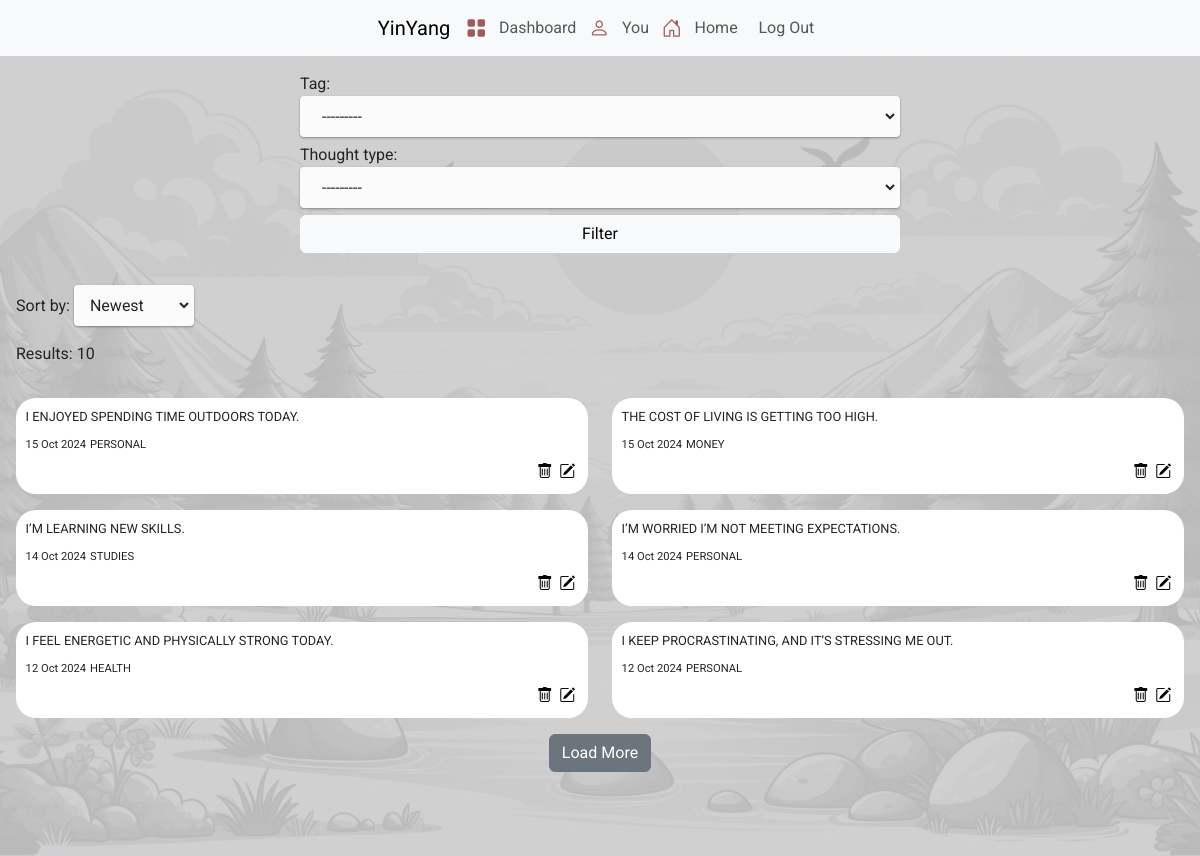
The page /dashboard/1/logs on the database its author committed.
### yinyang/models.py (models this page shows, shortened)
class Thought(models.Model):
    TAG = (('WORK', 'Work'),
           ('PERSONAL', 'Personal'),
           ('RELATIONSHIP', 'Relationship'),
           ('STUDIES', 'Studies'),
           ('MONEY', 'Money'),
           ('FAMILY', 'Family'),
           ('HEALTH', 'Health'))
    TYPE = (('NEGATIVE', 'Negative'),
            ('POSITIVE', 'Positive'))
    author = models.ForeignKey(User, on_delete=models.CASCADE, default=None, related_name="user")
    entry = models.CharField(max_length=250, blank=False, null=False)
    timestamp = models.DateTimeField(auto_now_add=True)
    tag = models.CharField(max_length=50, choices=TAG, default="PERSONAL")
    thought_type = models.CharField(max_length=50, choices=TYPE, default="NEGATIVE")
    edited = models.BooleanField(default=False)

### yinyang/views.py (the view, shortened to what this page needs)
# urls.py: path("dashboard/<int:id>/logs", views.logs_view, name='logs_view'),
def logs_view(request, id):
    user = User.objects.get(pk=id)
    all_logs = Thought.objects.filter(author=user).order_by("-timestamp")
    sort = request.GET.get('sort', 'newest')
    if sort == 'newest':
        all_logs = all_logs.order_by("-timestamp")
    else:
        all_logs = all_logs.order_by("timestamp")
    f = ThoughtFilter(request.GET, queryset=all_logs)
    tag_choices = list(Thought._meta.get_field("tag").choices)
    paginator = Paginator(f.qs, 6)
    page_number = request.GET.get("page", 1)
    page_obj = paginator.get_page(page_number)
    return render(request, "yinyang/logs.html", {
        "user": user,
        "all_logs": all_logs,
        "filter": f,
        "page_obj": page_obj,
        "tag_choices": tag_choices
    })

### yinyang/templates/yinyang/logs.html (shortened to what this page needs)
{% extends "yinyang/layout.html" %}
{% load static %}
{% block body %}
<div id="logs-wrapper">
  <div id="logs-flex">
    <div class="filter-form-flex">
      <form  id="filter-form" method="GET">
        {{ filter.form.as_p }}
        <input class="btn btn-light" type="submit" value="Filter" />
      </form>
    </div>
    <div>
      <span>Sort by:</span>
      <select name="sort" id="sort-select">
        <option value="newest">Newest</option>
      </select>
    </div>
    <div>
      <p class="total-logs-num">Results: {{ page_obj.paginator.count }}</p>
    </div>
    <div id="logs-container">
      {% if page_obj %}
        {% for obj in page_obj %}
          <div id="log-{{ obj.id }}" class="single-log" data-log-id="{{ obj.id }}">
            <p class="log-entry log-entry-{{ obj.id }}">{{ obj.entry }}</p>
            <div>
              <span>{{ obj.timestamp|date:"d M Y" }}</span>
              <span id="tag-{{ obj.id }}">{{ obj.tag }}</span>
            </div>
            <div>
              {% if obj.author == user %}
              <button class="edit-button" data-log-id="{{ obj.id }}">
                <i class="bi bi-pencil-square"></i>
              </button>
              <button class="delete-log-btn" data-log-id="{{ obj.id }}">
                <i class="bi bi-trash"></i>
              </button>
            {% endif %}
            </div>
          </div>
        {% endfor %}
      {% else %}
        <div>No matches found</div>
      {% endif %}
    </div>
    <div class="load-btn">
      {% if page_obj.has_next %}
        <button class="btn btn-secondary" id="load-more-btn" data-page="{{ page_obj.number }}">
          Load More
        </button>
      {% endif %}
    </div>
  </div>
</div>
{% endblock %}

### yinyang/templates/yinyang/layout.html (shortened to what this page needs)
{% load static %}
<!DOCTYPE html>
<html lang="en">
  <head>
    <link href="https://cdn.jsdelivr.net/npm/bootstrap@5.3.0/dist/css/bootstrap.min.css" rel="stylesheet">
    <link rel="stylesheet" href="https://cdn.jsdelivr.net/npm/bootstrap-icons@1.5.0/font/bootstrap-icons.css">
    <link href="{% static 'yinyang/styles/index.css' %}" rel="stylesheet">
    <link href="{% static 'yinyang/styles/dashboard.css' %}" rel="preload" as="style" onload="this.onload=null;this.rel='stylesheet'">
    <link href="{% static 'yinyang/styles/profile.css' %}" rel="stylesheet">
    <link href="{% static 'yinyang/styles/logs.css' %}" rel="stylesheet">
    <link href="{% static 'yinyang/styles/completed_goals_list.css' %}" rel="stylesheet">
  </head>
  <body>
    <header>
      <nav class="navbar navbar-expand-lg navbar-light bg-light justify-content-center">
        <a class="navbar-brand" href="{% url 'index' %}">YinYang</a>
        <div>
          <div class="navbar-nav d-flex flex-row">
            {% if user.is_authenticated %}
              <li class="nav-item">
                <a href="{% url 'dashboard' user.id %}" id="dashboard-link"><i class="bi bi-grid-fill nav-icon"></i></a>
              </li>
              <li class="nav-item">
                <a class="nav-link sm-scr" href="{% url 'dashboard' user.id %}">Dashboard</a>
              </li>
              <li class="nav-item ">
                <a href="{% url 'profile' user.id %}" id="profile-link"><i class="bi bi-person nav-icon"></i></a>
              </li>
              <li class="nav-item">
                <a class="nav-link sm-scr" href="{% url 'profile' user.id %}">You</a>
              </li>
              <li class="nav-item ">
                <a href="{% url 'index' %}" id="homepage-link"><i class="bi bi-house-door nav-icon"></i></a>
              </li>
              <li class="nav-item">
                <a class="nav-link sm-scr" href="{% url 'index' %}">Home</a>
              </li>
              <li class="nav-item">
                <a class="nav-link" href="{% url 'logout' %}">Log Out</a>
              </li>
            {% endif %}
          </div>
        </div>
      </nav>
    </header>
    <main>
      <div class="body">
        {% block body %}
        {% endblock %}
      </div>
    </main>
  </body>
</html>

### yinyang/static/yinyang/styles/index.css (style rules this page uses)
html, body { margin: 0; padding: 0; width: 100%; height: 100%; }
html { scroll-behavior: smooth; height: 100%; overflow-x: hidden; }
body { font-family: "Roboto", sans-serif; background-image: url('background.jpeg'); background-position: center; background-size:cover; text-size-adjust: auto; background-repeat: no-repeat; height: 100vh; min-height: 100vh; }
@media screen and (orientation: landscape) { .body { background-size: 100%; } }
.nav-icon { font-size: 20px; color: rgb(162, 89, 89); }
.navbar { position: static; top: 0; width: 100%; margin-bottom: 0; min-width: 100vw; }
.navbar-nav { column-gap: 0.3rem !important; align-items: center; }

### yinyang/static/yinyang/styles/dashboard.css (style rules this page uses)
.log-entry { margin: 0; font-size: 0.9rem !important; text-transform:uppercase; }
@media screen and (max-width: 1200px) { .log-entry { font-size: 0.8rem !important; } }
.navbar-nav { gap: 1rem; }
.edit-button, .delete-log-btn { position: relative; float:right; background-color: transparent; border: none; margin: 0; padding: 0 0.2rem 0 0.2rem; }

### yinyang/static/yinyang/styles/logs.css (style rules this page uses)
#logs-flex { display: flex; flex-direction: column; gap: 1rem; padding: 1rem; }
#logs-wrapper { overflow-y: scroll; scrollbar-width: none; }
#filter-form select { width: 100%; color: rgb(36, 35, 42); font-size: 16px; line-height: 20px; min-height: 28px; border-radius: 4px; padding: 8px 16px; border: 2px solid transparent; box-shadow: rgb(0 0 0 / 12%) 0px 1px 3px, rgb(0 0 0 / 24%) 0px 1px 2px; background: rgb(251, 251, 251); }
#filter-form { position: relative; width: 50vw; margin: 0; display: flex; flex-direction: column; gap: 0.4rem; }
#filter-form p, .single-log p { margin: 0; }
.filter-form-flex { display: flex; justify-content: center; margin-bottom: 1rem; }
.single-log { display: flex; flex-direction: column; width: 100%; margin: 0; background-color: #ffffff; padding: 0.6rem; border-radius: 20px; gap:0.3rem; }
.single-log span { font-size: 0.7rem; margin: 0; }
.single-log p { text-transform: uppercase; margin: 0; }
#logs-container { display: grid; grid-template-columns: repeat(auto-fit, minmax(400px, 1fr)); align-items: start; width: 100%; gap: 1rem 1.5rem; }
.load-btn { text-align: center; margin-bottom: 1rem; display: flex; justify-content: center; }
#sort-select { width: 120px; color: rgb(36, 35, 42); font-size: 16px; line-height: 20px; min-height: 28px; border-radius: 4px; padding: 8px 10px; border: 2px solid transparent; box-shadow: rgb(0 0 0 / 12%) 0px 1px 3px, rgb(0 0 0 / 24%) 0px 1px 2px; background: rgb(251, 251, 251); }

### yinyang/static/yinyang/styles/completed_goals_list.css (style rules this page uses)
:root { --main-line-color: hsl(234, 62%, 86%); --side-line-color: hsl(350, 100%, 91%); --paper-color: hsl(0, 15%, 95%); --ink-color: hsl(0, 0%, 12%); --line-thickness: 3px; --top-space: 4lh; }

### yinyang/templates/yinyang/logs.html (style rules this page uses)
.body { background-image: url('/static/yinyang/styles/background-dashboard.jpg'); background-size: cover; background-position: center; height: 100%; min-height: 100vh; }

### rows shown on the page
Thought: entry "I ENJOYED SPENDING TIME OUTDOORS TODAY.", timestamp "15 Oct 2024", tag "PERSONAL"
Thought: entry "THE COST OF LIVING IS GETTING TOO HIGH.", timestamp "15 Oct 2024", tag "MONEY"
Thought: entry "I’M LEARNING NEW SKILLS.", timestamp "14 Oct 2024", tag "STUDIES"
Thought: entry "I’M WORRIED I’M NOT MEETING EXPECTATIONS.", timestamp "14 Oct 2024", tag "PERSONAL"
Thought: entry "I FEEL ENERGETIC AND PHYSICALLY STRONG TODAY.", timestamp "12 Oct 2024", tag "HEALTH"
Thought: entry "I KEEP PROCRASTINATING, AND IT’S STRESSING ME OUT.", timestamp "12 Oct 2024", tag "PERSONAL"

### other values the page prints
{{ page_obj.paginator.count }} "10"
